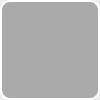
<?xml version="1.0" encoding="UTF-8"?>
<ui version="4.0">
 <class>Option</class>
 <widget class="QWidget" name="Option">
  <property name="enabled">
   <bool>true</bool>
  </property>
  <property name="geometry">
   <rect>
    <x>0</x>
    <y>0</y>
    <width>100</width>
    <height>100</height>
   </rect>
  </property>
  <property name="sizePolicy">
   <sizepolicy hsizetype="Minimum" vsizetype="Minimum">
    <horstretch>0</horstretch>
    <verstretch>0</verstretch>
   </sizepolicy>
  </property>
  <property name="minimumSize">
   <size>
    <width>100</width>
    <height>100</height>
   </size>
  </property>
  <property name="maximumSize">
   <size>
    <width>100</width>
    <height>100</height>
   </size>
  </property>
  <property name="baseSize">
   <size>
    <width>100</width>
    <height>100</height>
   </size>
  </property>
  <property name="windowTitle">
   <string>Form</string>
  </property>
  <property name="layoutDirection">
   <enum>Qt::LeftToRight</enum>
  </property>
  <layout class="QFormLayout" name="formLayout">
   <property name="horizontalSpacing">
    <number>0</number>
   </property>
   <property name="verticalSpacing">
    <number>0</number>
   </property>
   <property name="leftMargin">
    <number>0</number>
   </property>
   <property name="topMargin">
    <number>0</number>
   </property>
   <property name="rightMargin">
    <number>0</number>
   </property>
   <property name="bottomMargin">
    <number>0</number>
   </property>
   <item row="0" column="1">
    <widget class="QPushButton" name="OptionButton">
     <property name="enabled">
      <bool>true</bool>
     </property>
     <property name="sizePolicy">
      <sizepolicy hsizetype="Expanding" vsizetype="Expanding">
       <horstretch>0</horstretch>
       <verstretch>0</verstretch>
      </sizepolicy>
     </property>
     <property name="minimumSize">
      <size>
       <width>100</width>
       <height>100</height>
      </size>
     </property>
     <property name="styleSheet">
      <string notr="true">QPushButton#OptionButton{
	background-color: rgb(170, 170, 170);
	border-style: outset;
	border-width: 2px;
	border-radius: 10px;
	border-color: rgb(255, 255, 255);
}

QPushButton#OptionButton:hover {
	background-color: rgb(140, 140, 140);
}

QPushButton#OptionButton:checked {
	background-color: rgb(100, 100, 100);
	color: rgb(255, 255, 0);
}













</string>
     </property>
     <property name="text">
      <string/>
     </property>
     <property name="iconSize">
      <size>
       <width>80</width>
       <height>80</height>
      </size>
     </property>
     <property name="checkable">
      <bool>true</bool>
     </property>
     <property name="checked">
      <bool>false</bool>
     </property>
    </widget>
   </item>
  </layout>
 </widget>
 <resources>
  <include location="Resources.qrc"/>
 </resources>
 <connections/>
</ui>
